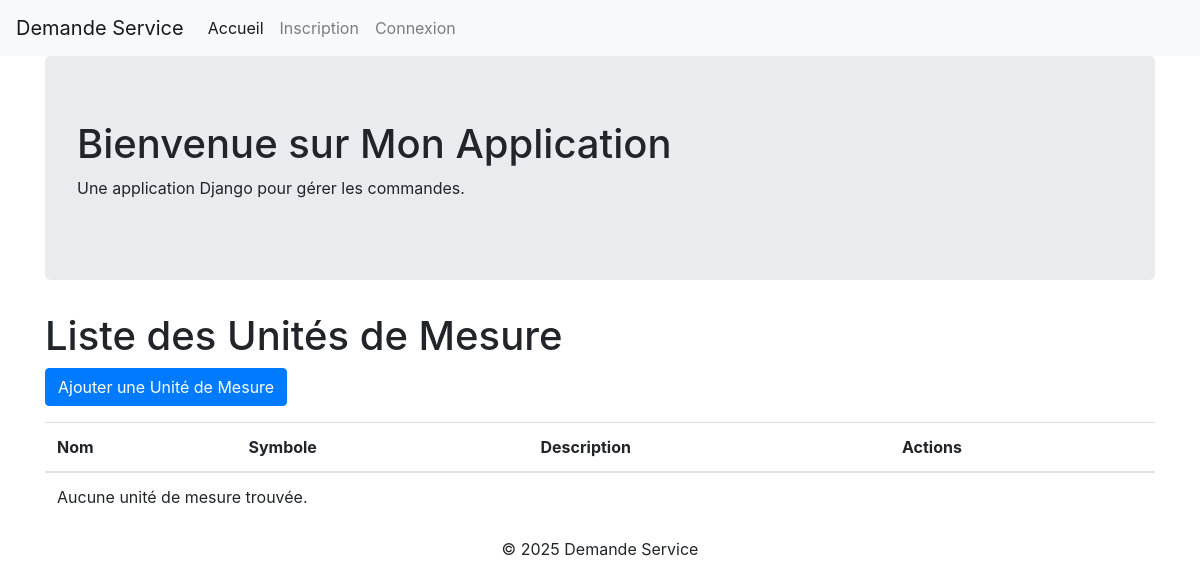
The app's page /unites/, older data.
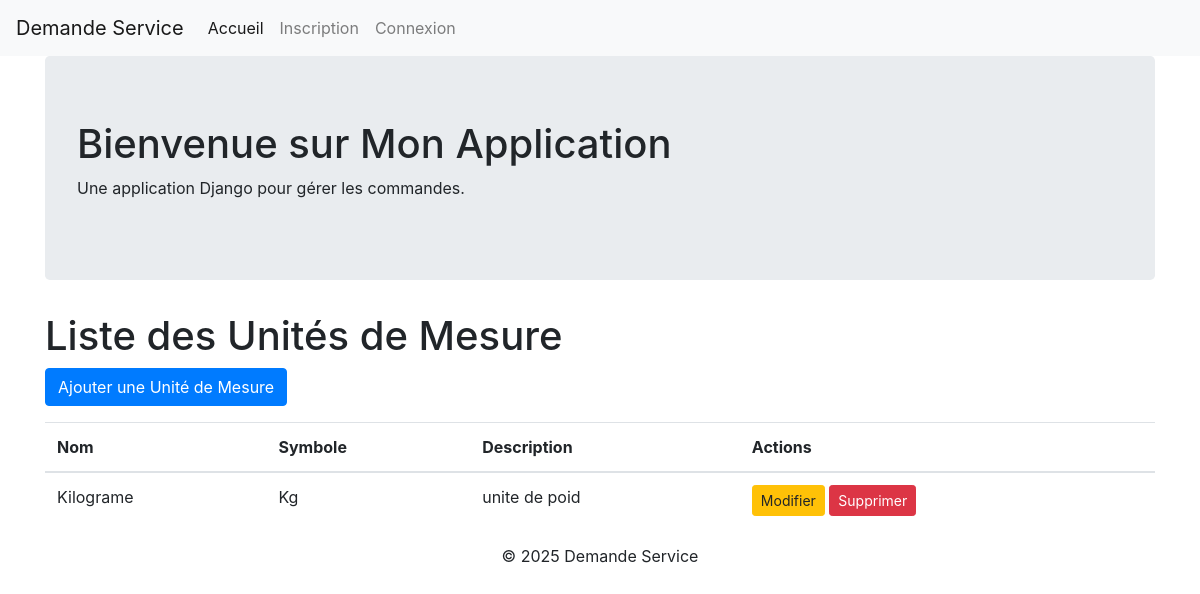
The same page, newer data.
### unites/models.py (models this page shows, shortened)
class UniteMesure(models.Model):
    nom = models.CharField(max_length=50, unique=True)
    symbole = models.CharField(max_length=10, unique=True)
    description = models.TextField(blank=True, null=True)

### unites/views.py (the view)
# urls.py: path('', views.unite_mesure_list, name='unite_mesure_list'),
def unite_mesure_list(request):
    unites = UniteMesure.objects.all()
    return render(request, 'unites/unite_mesure_list.html', {'unites': unites})

### unites/templates/unites/unite_mesure_list.html (shortened to what this page needs)
{% extends 'base.html' %}
{% block content %}
<h1>Liste des Unités de Mesure</h1>
        <a href="{% url 'unites:unite_mesure_create' %}" class="btn btn-primary mb-3">Ajouter une Unité de Mesure</a>
        <table class="table">
            <thead>
                <tr>
                    <th>Nom</th>
                    <th>Symbole</th>
                    <th>Description</th>
                    <th>Actions</th>
                </tr>
            </thead>
            <tbody>
                {% for unite in unites %}
                    <tr>
                        <td>{{ unite.nom }}</td>
                        <td>{{ unite.symbole }}</td>
                        <td>{{ unite.description }}</td>
                        <td>
                            <a href="{% url 'unites:unite_mesure_update' unite.pk %}" class="btn btn-sm btn-warning">Modifier</a>
                            <a href="{% url 'unites:unite_mesure_delete' unite.pk %}" class="btn btn-sm btn-danger">Supprimer</a>
                        </td>
                    </tr>
                {% empty %}
                    <tr>
                        <td colspan="4">Aucune unité de mesure trouvée.</td>
                    </tr>
                {% endfor %}
            </tbody>
        </table>
{% endblock %}

Row changes from the older to the newer data that the page shows:
added UniteMesure: nom "Kilograme", symbole "Kg", description "unite de poid"
Text that changed along with them:
text no longer shown: "Aucune unité de mesure trouvée."
